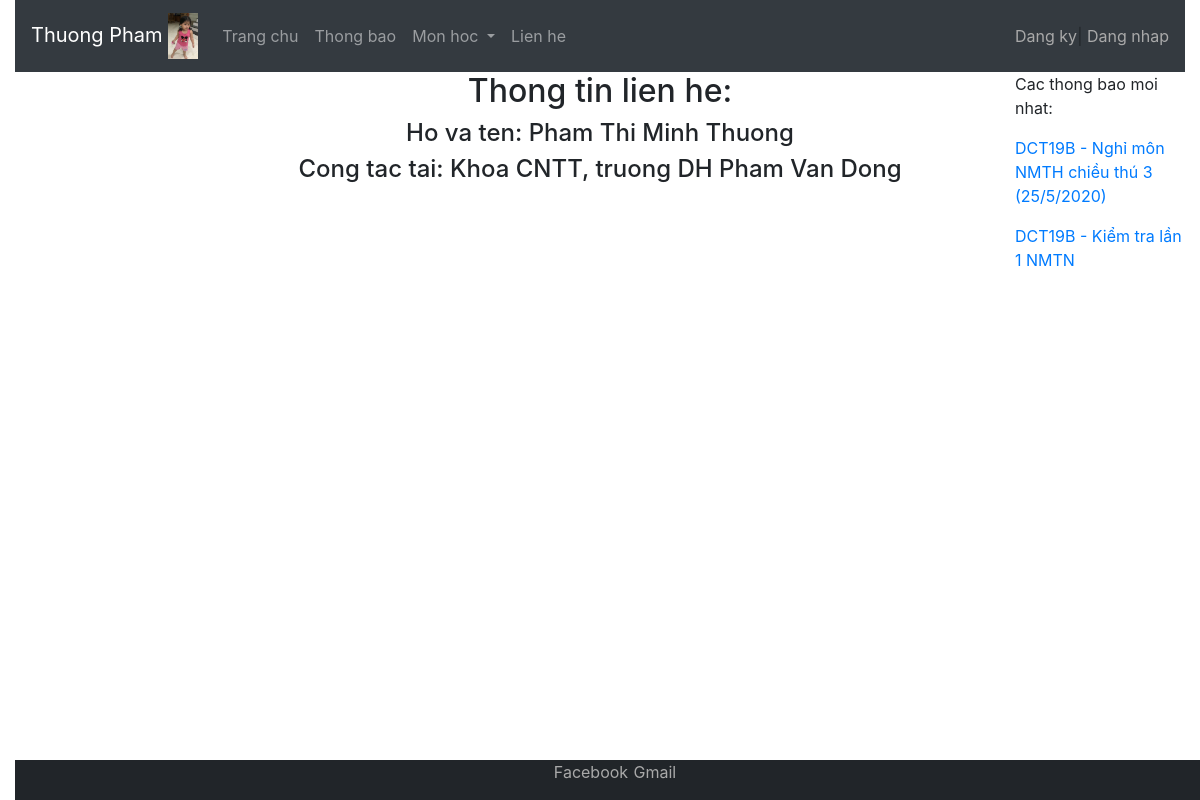
The app's page /lienhe/ with its own data.
### AppChinh/models.py (models this page shows)
class ThongBao(models.Model):
    LoaiTB = models.ForeignKey(LoaiThongBao,on_delete=models.CASCADE)
    TieuDeTB = models.CharField(max_length=100)
    NoiDungTB = models.TextField()
    NgayTB = models.DateTimeField(auto_now_add=True)

### AppChinh/views.py (the view)
# urls.py: path('lienhe/', views.contact),
def contact(request):
    return render(request, "pages/Lienhe.html")

### AppChinh/context_processors.py (called while the page is built)
def layThongTin(request):
    dsmon = Mon.objects.all()
    tbMoiNhat = ThongBao.objects.all().order_by('-NgayTB')[:2]
    return {'dsmon': dsmon, 'tb':tbMoiNhat}

### AppChinh/templates/pages/Lienhe.html (shortened to what this page needs)
{% extends "pages/Base.html" %}
{% block noidung %}
<center><h2>Thong tin lien he:</h2>
<h4>Ho va ten: Pham Thi Minh Thuong</h4>
<h4>Cong tac tai: Khoa CNTT, truong DH Pham Van Dong</h4>
</center>
{% endblock %}

### AppChinh/templates/pages/Base.html (shortened to what this page needs)
<!DOCTYPE html>
<html lang="en">
<head>
    {% load static %}
    <link rel="stylesheet" href="{% static 'css/bootstrap.min.css'%}" type="text/css" />
    <link rel="stylesheet" href="{% static 'tuTao.css' %}" type="text/css"/>
</head>
<body>
    <div class="container-fluid">
        <nav class="navbar navbar-expand-sm bg-dark navbar-dark sticky-top">
            <a class="navbar-brand" href="/">Thuong Pham
                <img src="{% static 'muoi.jpg' %}" style="width:30px;"/>
            </a>
            <div class="collapse navbar-collapse" id="collapsibleNavbar">
                <ul class="navbar-nav mr-auto">
                    <li class="nav-item">
                        <a class="nav-link" href="/">Trang chu</a>
                    </li>
                    <li class="nav-item">
                        <a class="nav-link" href="/ThongBao">Thong bao</a>
                    </li>
                    <li class="nav-item dropdown">
                        <a class="nav-link dropdown-toggle" href="/MonHoc" id="navbardrop" data-toggle="dropdown">
                        Mon hoc
                        </a>
                    </li>
                    <li class="nav-item">
                        <a class="nav-link" href="/lienhe">Lien he</a>
                    </li>
                </ul>
            </div>
            <ul class="navbar-nav ml-auto">
                {% if request.session.username %}
                <li class="nav-item">
                    <a style="color:darkgray;">Xin chao {{request.session.username}}</a>|
                    <a style="color: darkgray;" href="{% url 'Logout' %}">Dang xuat</a>
                </li>
                {% else %}
                <li class="nav-item">
                    <a style="color:darkgray;" href="{% url 'Dangky' %}">Dang ky</a>|
                    <a style="color:darkgray;" href="{% url 'Dangnhap' %}">Dang nhap</a>
                </li>
                {% endif %}
            </ul>
        </nav>
        <div class="row">
            <div class="col-sm-2">
            </div>
            <div class="col-sm-8">
                <div>
                    {% block noidung %}
                    {% endblock %}
                </div>
            </div>
            <div class="col-sm-2">
                <div>
                    <p>Cac thong bao moi nhat:</p>
                    {% for t in tb %}
                        <p><a href="{% url 'tbct' t.id %}">{{t.TieuDeTB}}</a></p>
                    {% endfor %}
                </div>
            </div>
        </div>
        <div class="footer">
            <center><a style="color:darkgray;" href="">Facebook</a>|<a style="color:darkgray;" href="">Gmail</a></center>
        </div>
    </div>
</body>
</html>

### static/tuTao.css (style rules this page uses)
html { position: relative; min-height: 100%; }
body { margin-bottom: 40px; }
.footer { position: absolute; bottom: 0; width: 100%; height: 40px; background-color: #212529; }

### records on screen
ThongBao: TieuDeTB "DCT19B - Nghỉ môn NMTH chiều thú 3 (25/5/2020)"
ThongBao: TieuDeTB "DCT19B - Kiểm tra lần 1 NMTN"
